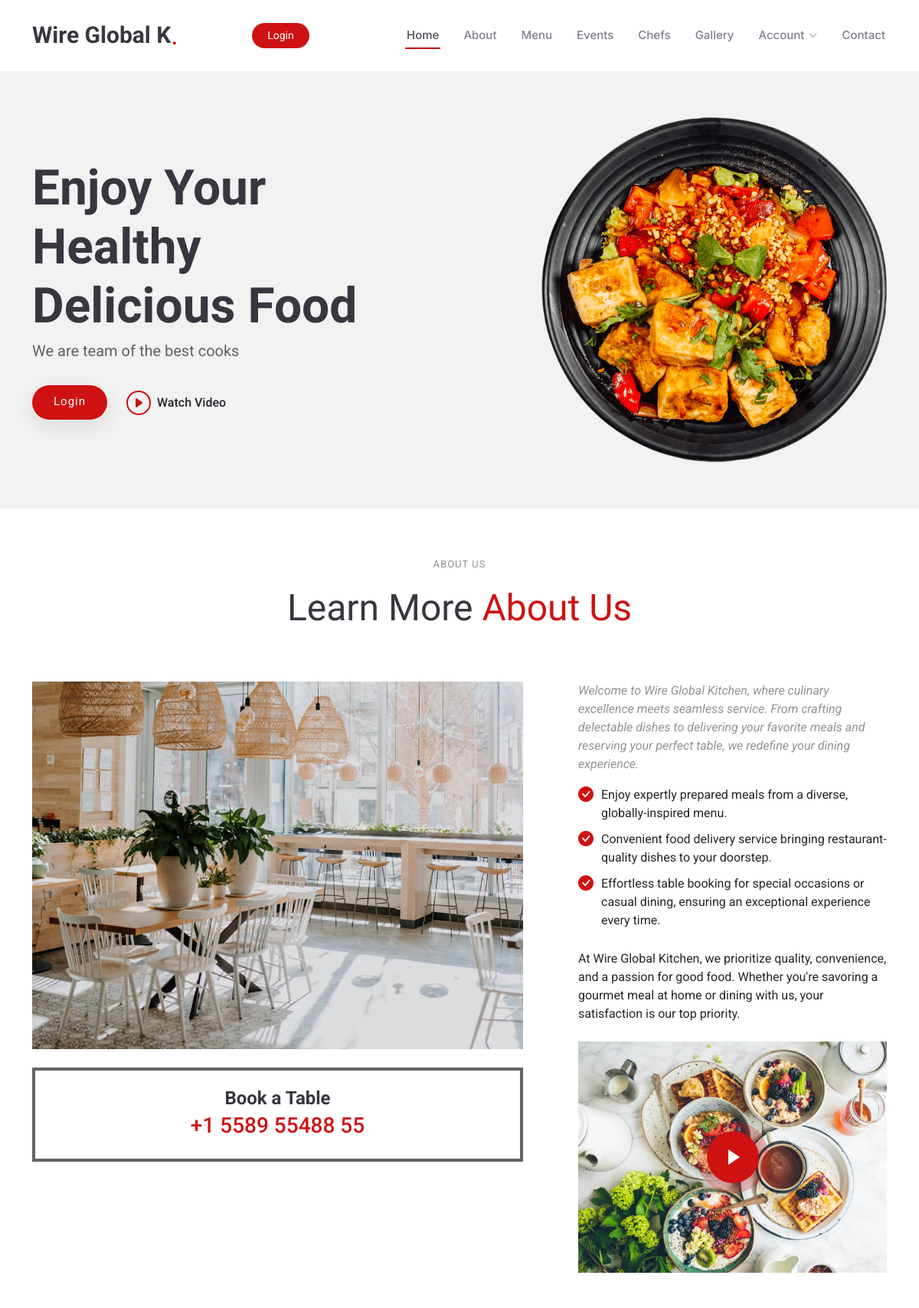
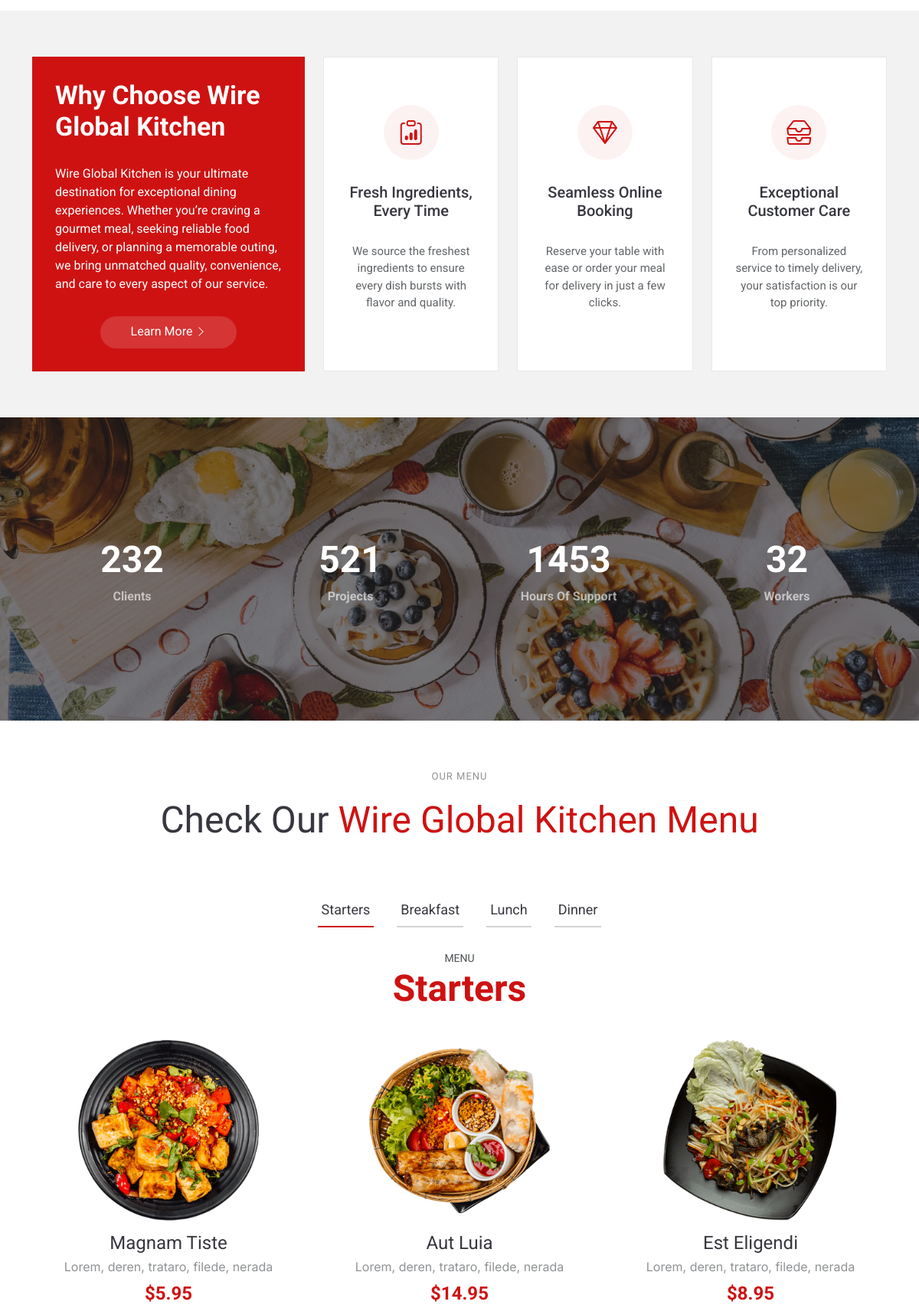
The page / (upper part) on the database its author committed (2 pictures, top to bottom).
### reservation/models.py (models this page shows, shortened)
class Meal(models.Model):
    name = models.CharField(max_length=255)
    description = models.TextField()
    price = models.DecimalField(max_digits=10, decimal_places=2)
    image = models.ImageField(upload_to='meals/')

### core/views.py (the view)
# urls.py: path('', views.index, name='index'),
def index(request):
    meals = Meal.objects.all()
    context = {
        'meals': meals
    }
    return render(request, 'index.html', context)

### templates/index.html (shortened to what this page needs)
{% load static %}
<!DOCTYPE html>
<html lang="en">
<head>
  <link href="{% static 'assets/vendor/bootstrap/css/bootstrap.min.css' %}" rel="stylesheet">
  <link href="{% static 'assets/vendor/bootstrap-icons/bootstrap-icons.css' %}" rel="stylesheet">
  <link href="{% static 'assets/vendor/aos/aos.css' %}" rel="stylesheet">
  <link href="{% static 'assets/vendor/glightbox/css/glightbox.min.css' %}" rel="stylesheet">
  <link href="{% static 'assets/vendor/swiper/swiper-bundle.min.css' %}" rel="stylesheet">
  <link href="{% static 'assets/css/main.css' %}" rel="stylesheet">
</head>
<body class="index-page">
  <header id="header" class="header d-flex align-items-center sticky-top">
    <div class="container position-relative d-flex align-items-center justify-content-between">
      <a href="index.html" class="logo d-flex align-items-center me-auto me-xl-0">
        <h1 class="sitename">Wire Global K</h1>
        <span>.</span>
      </a>
      <nav id="navmenu" class="navmenu">
        <ul>
          <li><a href="#hero" class="active">Home<br></a></li>
          <li><a href="#about">About</a></li>
          <li><a href="#menu">Menu</a></li>
          <li><a href="#events">Events</a></li>
          <li><a href="#chefs">Chefs</a></li>
          <li><a href="#gallery">Gallery</a></li>
          <li class="dropdown"><a href="#"><span>Account</span> <i class="bi bi-chevron-down toggle-dropdown"></i></a>
              </li>
            </ul>
          <li><a href="#contact">Contact</a></li>
      </nav>
      {% if user.is_authenticated %}
      <a class="btn-getstarted" href="#book-a-table">Book a Table</a>
      {% else %}
      <a class="btn-getstarted" href="{% url 'userauth:login' %}">Login</a>
      {% endif %}
    </div>
  </header>
  <main class="main">
    <section id="hero" class="hero section light-background">
      <div class="container">
        <div class="row gy-4 justify-content-center justify-content-lg-between">
          <div class="col-lg-5 order-2 order-lg-1 d-flex flex-column justify-content-center">
            <h1 data-aos="fade-up">Enjoy Your Healthy<br>Delicious Food</h1>
            <p data-aos="fade-up" data-aos-delay="100">We are team of the best cooks</p>
            <div class="d-flex" data-aos="fade-up" data-aos-delay="200">
            {% if user.is_authenticated %}
            <a href="#book-a-table" class="btn-get-started">Book a Table</a>
            {% else %}
            <a href="{% url 'userauth:login' %}" class="btn-get-started">Login</a>
            {% endif %}
            <a href="https://www.youtube.com/watch?v=Y7f98aduVJ8" class="glightbox btn-watch-video d-flex align-items-center"><i class="bi bi-play-circle"></i><span>Watch Video</span></a>
            </div>
          </div>
          <div class="col-lg-5 order-1 order-lg-2 hero-img" data-aos="zoom-out">
            <img src="{% static 'assets/img/hero-img.png' %}" class="img-fluid animated" alt="">
          </div>
        </div>
      </div>
    </section>
    <section id="about" class="about section">
      <div class="container section-title" data-aos="fade-up">
        <h2>About Us<br></h2>
        <p><span>Learn More</span> <span class="description-title">About Us</span></p>
      </div>
      <div class="container">
        <div class="row gy-4">
          <div class="col-lg-7" data-aos="fade-up" data-aos-delay="100">
            <img src="{% static 'assets/img/about.jpg' %}" class="img-fluid mb-4" alt="">
            <div class="book-a-table">
              <h3>Book a Table</h3>
              <p>+1 5589 55488 55</p>
            </div>
          </div>
          <div class="col-lg-5" data-aos="fade-up" data-aos-delay="250">
            <div class="content ps-0 ps-lg-5">
              <p class="fst-italic">
                Welcome to Wire Global Kitchen, where culinary excellence meets seamless service. From crafting delectable dishes to delivering your favorite meals and reserving your perfect table, we redefine your dining experience.
            </p>
            <ul>
                <li><i class="bi bi-check-circle-fill"></i> <span>Enjoy expertly prepared meals from a diverse, globally-inspired menu.</span></li>
                <li><i class="bi bi-check-circle-fill"></i> <span>Convenient food delivery service bringing restaurant-quality dishes to your doorstep.</span></li>
                <li><i class="bi bi-check-circle-fill"></i> <span>Effortless table booking for special occasions or casual dining, ensuring an exceptional experience every time.</span></li>
            </ul>
            <p>
                At Wire Global Kitchen, we prioritize quality, convenience, and a passion for good food. Whether you're savoring a gourmet meal at home or dining with us, your satisfaction is our top priority.
            </p>
              <div class="position-relative mt-4">
                <img src="{% static 'assets/img/about-2.jpg' %}" class="img-fluid" alt="">
                <a href="https://www.youtube.com/watch?v=Y7f98aduVJ8" class="glightbox pulsating-play-btn"></a>
              </div>
            </div>
          </div>
        </div>
      </div>
    </section>
    <section id="why-us" class="why-us section light-background">
      <div class="container">
        <div class="row gy-4">
          <div class="col-lg-4" data-aos="fade-up" data-aos-delay="100">
            <div class="why-box">
                <h3>Why Choose Wire Global Kitchen</h3>
                <p>
                    Wire Global Kitchen is your ultimate destination for exceptional dining experiences. Whether you’re craving a gourmet meal, seeking reliable food delivery, or planning a memorable outing, we bring unmatched quality, convenience, and care to every aspect of our service.
                </p>
                <div class="text-center">
                    <a href="#" class="more-btn"><span>Learn More</span> <i class="bi bi-chevron-right"></i></a>
                </div>
            </div>
        </div>
        <div class="col-lg-8 d-flex align-items-stretch">
            <div class="row gy-4" data-aos="fade-up" data-aos-delay="200">
                <div class="col-xl-4">
                    <div class="icon-box d-flex flex-column justify-content-center align-items-center">
                        <i class="bi bi-clipboard-data"></i>
                        <h4>Fresh Ingredients, Every Time</h4>
                        <p>We source the freshest ingredients to ensure every dish bursts with flavor and quality.</p>
                    </div>
                </div>
                <div class="col-xl-4" data-aos="fade-up" data-aos-delay="300">
                    <div class="icon-box d-flex flex-column justify-content-center align-items-center">
                        <i class="bi bi-gem"></i>
                        <h4>Seamless Online Booking</h4>
                        <p>Reserve your table with ease or order your meal for delivery in just a few clicks.</p>
                    </div>
                </div>
                <div class="col-xl-4" data-aos="fade-up" data-aos-delay="400">
                    <div class="icon-box d-flex flex-column justify-content-center align-items-center">
                        <i class="bi bi-inboxes"></i>
                        <h4>Exceptional Customer Care</h4>
                        <p>From personalized service to timely delivery, your satisfaction is our top priority.</p>
                    </div>
                </div>
            </div>
        </div>
        </div>
      </div>
    </section>
    <section id="stats" class="stats section dark-background">
      <img src="{% static 'assets/img/stats-bg.jpg' %}" alt="" data-aos="fade-in">
      <div class="container position-relative" data-aos="fade-up" data-aos-delay="100">
        <div class="row gy-4">
          <div class="col-lg-3 col-md-6">
            <div class="stats-item text-center w-100 h-100">
              <span data-purecounter-start="0" data-purecounter-end="232" data-purecounter-duration="1" class="purecounter"></span>
              <p>Clients</p>
            </div>
          </div>
          <div class="col-lg-3 col-md-6">
            <div class="stats-item text-center w-100 h-100">
              <span data-purecounter-start="0" data-purecounter-end="521" data-purecounter-duration="1" class="purecounter"></span>
              <p>Projects</p>
            </div>
          </div>
          <div class="col-lg-3 col-md-6">
            <div class="stats-item text-center w-100 h-100">
              <span data-purecounter-start="0" data-purecounter-end="1453" data-purecounter-duration="1" class="purecounter"></span>
              <p>Hours Of Support</p>
            </div>
          </div>
          <div class="col-lg-3 col-md-6">
            <div class="stats-item text-center w-100 h-100">
              <span data-purecounter-start="0" data-purecounter-end="32" data-purecounter-duration="1" class="purecounter"></span>
              <p>Workers</p>
            </div>
          </div>
        </div>
      </div>
    </section>
    <section id="menu" class="menu section">
      <div class="container section-title" data-aos="fade-up">
        <h2>Our Menu</h2>
        <p><span>Check Our</span> <span class="description-title">Wire Global Kitchen Menu</span></p>
      </div>
      <div class="container">
        <ul class="nav nav-tabs d-flex justify-content-center" data-aos="fade-up" data-aos-delay="100">
          <li class="nav-item">
            <a class="nav-link active show" data-bs-toggle="tab" data-bs-target="#menu-starters">
              <h4>Starters</h4>
            </a>
          </li>
          <li class="nav-item">
            <a class="nav-link" data-bs-toggle="tab" data-bs-target="#menu-breakfast">
              <h4>Breakfast</h4>
            </a>
          </li>
          <li class="nav-item">
            <a class="nav-link" data-bs-toggle="tab" data-bs-target="#menu-lunch">
              <h4>Lunch</h4>
            </a>
          </li>
          <li class="nav-item">
            <a class="nav-link" data-bs-toggle="tab" data-bs-target="#menu-dinner">
              <h4>Dinner</h4>
            </a>
          </li>
        </ul>
        <div class="tab-content" data-aos="fade-up" data-aos-delay="200">
          <div class="tab-pane fade active show" id="menu-starters">
            <div class="tab-header text-center">
              <p>Menu</p>
              <h3>Starters</h3>
            </div>
            <div class="row gy-5">
              {% for meal in meals %}
                <div class="col-lg-4 menu-item">
                  <a href="{% url 'reservation:meal_detail' meal.id %}">
                    <img src="{{ meal.image.url }}" class="menu-img img-fluid" alt="{{ meal.name }}">
                  </a>
                  <h4>{{ meal.name }}</h4>
                  <p class="ingredients">
                    {{ meal.description }}
                  </p>
                  <p class="price">
                    ${{ meal.price }}
                  </p>
                </div>
              {% empty %}
                <p>No meals available at the moment.</p>
              {% endfor %}
            </div>
          </div>
        </div>
      </div>
    </section>
  </main>
</body>
</html>

### rows shown on the page
Meal: image (picture), name "Magnam Tiste", description "Lorem, deren, trataro, filede, nerada", price "5.95"
Meal: image (picture), name "Aut Luia", description "Lorem, deren, trataro, filede, nerada", price "14.95"
Meal: image (picture), name "Est Eligendi", description "Lorem, deren, trataro, filede, nerada", price "8.95"
